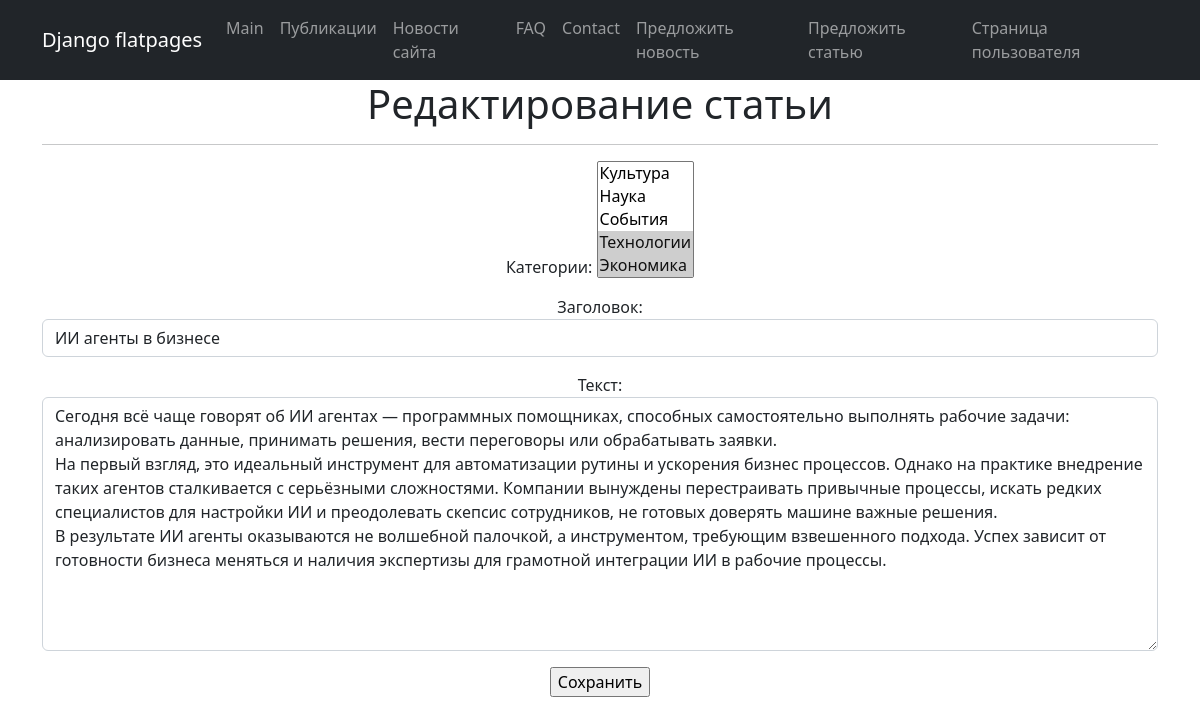
/news/article/1/edit/ (signed in), run on the app's committed database.
### news_portal/models.py (models this page shows, shortened)
class Post(models.Model):
    article = 'AR'
    news = 'NE'
    TYPE_POST = [
        (article, 'статья'),
        (news, 'новость')
    ]
    author = models.ForeignKey(Author, on_delete=models.DO_NOTHING) #связь «один ко многим» с моделью Author
    categories = models.ManyToManyField(Category, through='PostCategory') #связь «многие ко многим» с моделью Category
    type = models.CharField(max_length=2, choices=TYPE_POST, default=article) #поле с выбором — «статья» или «новость»
    datetime_creation = models.DateTimeField(auto_now_add=True) #автоматически добавляемая дата и время создания
    title = models.CharField(max_length=100) #заголовок статьи/новости
    text = models.TextField() #текст статьи/новости
    rating = models.IntegerField(default=0) #рейтинг статьи/новости

### news_portal/views.py (the view)
# urls.py: path('article/<int:pk>/edit/', PostUpdate.as_view(template_name = 'news_portal/post_edit.html'), name='article_edit'),
class PostUpdate(LoginRequiredMixin, PermissionRequiredMixin, UpdateView):
    permission_required = ('news_portal.change_post', )
    form_class = PostForm
    model = Post
    template_name = 'news_portal/post_edit.html'
    def get_context_data(self, **kwargs):
        context = super().get_context_data(**kwargs)
        return create_or_update(context, self.request.path)

### news_portal/forms.py (shortened to what this page needs)
class PostForm(forms.ModelForm):
    categories = forms.ModelMultipleChoiceField(
        queryset=Category.objects.order_by('name'),
        widget=forms.SelectMultiple(attrs={'size': 5}),
        label='Категории'
    )
    class Meta:
        model = Post
        fields = ['categories', 'title', 'text']
        widgets = {
            'title': forms.TextInput(attrs={
                'class': 'form-control'
            }),
            'text': forms.Textarea(attrs={
                'class': 'form-control',
                'rows': 10
            })
        }
        labels = {
            'title': 'Заголовок',
            'text': 'Текст'
        }

### news_portal/models.py (called while the page is built)
    def __str__(self):
        return self.name

### news_portal/views.py (called while the page is built)
def create_or_update(context, path):
    if 'create' in path:
        title = 'Создание'
    else:
        title = 'Редактирование'
    if 'article' in path:
        title += ' статьи'
    else:
        title += ' новости'
    context['create_or_update'] = title
    return context

### templates/news_portal/post_edit.html (shortened to what this page needs)
{% extends 'flatpages/default.html' %}
{% block content %}
<h1>{{ create_or_update }}</h1>
<hr>
<form action="" method="post">
    {{ form.as_p }}
    <input type="submit" value="Сохранить" />
</form>
{% endblock content %}

### data on the page
Post: title "ИИ агенты в бизнесе", text "Сегодня всё чаще говорят об ИИ агентах — программных помощниках, способных самостоятельно выполнять рабочие задачи: анализировать данные, принимать решения, вести переговоры или обрабатывать заявки. На первый взгляд, это идеальный инструмент для автоматизации рутины и ускорения бизнес процессов. Однако на практике внедрение таких агентов сталкивается с серьёзными сложностями. Компании вынуждены перестраивать привычные процессы, искать редких специалистов для настройки ИИ и преодолевать скепсис сотрудников, не готовых доверять машине важные решения. В результате ИИ агенты оказываются не волшебной палочкой, а инструментом, требующим взвешенного подхода. Успех зависит от готовности бизнеса…"

### other printed values
{{ create_or_update }} "Редактирование статьи"
